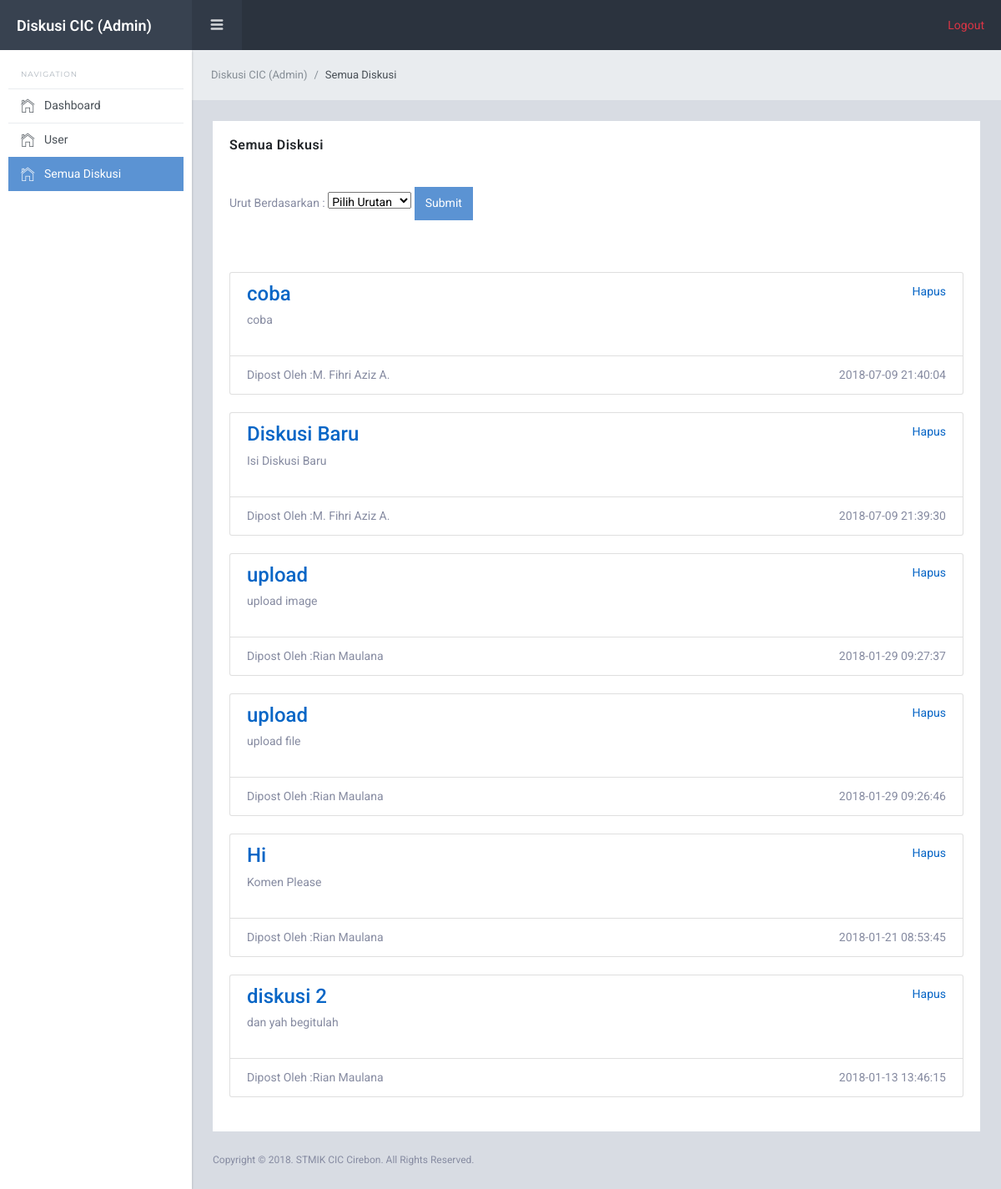
/index.php/admin/all_diskusi, run on the app's committed database.
### tables this page shows
CREATE TABLE `mhs` (
  `id_mhs` int(11) NOT NULL,
  `id_user` int(11) NOT NULL,
  `nim` varchar(10) NOT NULL,
  `nama` varchar(30) NOT NULL,
  `jk` varchar(255) NOT NULL,
  `status` varchar(255) NOT NULL,
  `prodi` varchar(20) NOT NULL,
  `semester` int(11) NOT NULL,
  `email` varchar(30) NOT NULL,
  `alamat` varchar(100) NOT NULL,
  `foto` varchar(255) NOT NULL DEFAULT 'kosong.jpg'
);

CREATE TABLE `diskusi` (
  `id_diskusi` int(11) NOT NULL,
  `judul` varchar(30) NOT NULL,
  `isi` varchar(200) NOT NULL,
  `tgl_post` datetime NOT NULL DEFAULT CURRENT_TIMESTAMP,
  `tambahan` varchar(1) NOT NULL DEFAULT 'T',
  `id_user` int(11) NOT NULL
);

### application/controllers/Admin.php (called while the page is built, shortened)
<?php
class Admin extends CI_Controller {
	function __construct(){
		$this->load->model('M_admin');
	}
	public function all_diskusi(){
		$data['diskusi'] = $this->db->query("SELECT m.nama, d.* FROM mhs m, diskusi d WHERE m.id_user = d.id_user ORDER BY d.tgl_post DESC");
		$this->load->view('Admin/all_diskusi',$data);
	}
}

### index.php (called while the page is built, shortened)
<?php
require_once BASEPATH.'core/CodeIgniter.php';

### application/views/Admin/all_diskusi.php (the view, shortened to what this page needs)
?><!DOCTYPE html>
<html lang="en">
  <head>
    <link href="<?php echo base_url('themes/starlightadmin/template/lib/font-awesome/css/font-awesome.css')?>" rel="stylesheet">
    <link href="<?php echo base_url('themes/starlightadmin/template/lib/Ionicons/css/ionicons.css')?>" rel="stylesheet">
    <link href="<?php echo base_url('themes/starlightadmin/template/lib/perfect-scrollbar/css/perfect-scrollbar.css')?>" rel="stylesheet">
    <link href="<?php echo base_url('themes/starlightadmin/template/lib/rickshaw/rickshaw.min.css')?>" rel="stylesheet">
    <link rel="stylesheet" href="<?php echo base_url('themes/starlightadmin/template/css/starlight.css')?>">
  </head>
  <body>
    <div class="sl-logo"><a href="<?php echo base_url('Admin/Main')?>" style="font-size: 18px;">Diskusi CIC (Admin)</a></div>
    <div class="sl-sideleft">
      <label class="sidebar-label">Navigation</label>
      <div class="sl-sideleft-menu">
        <a href="<?php echo base_url('Admin/Main')?>" class="sl-menu-link">
          <div class="sl-menu-item">
            <i class="menu-item-icon icon ion-ios-home-outline tx-22"></i>
            <span class="menu-item-label">Dashboard</span>
          </div>
        </a>
        <a href="<?php echo base_url('Admin/user/1')?>" class="sl-menu-link">
          <div class="sl-menu-item">
            <i class="menu-item-icon icon ion-ios-home-outline tx-22"></i>
            <span class="menu-item-label">User</span>
          </div>
        </a>
        <a href="<?php echo base_url('Admin/all_diskusi')?>" class="sl-menu-link active">
          <div class="sl-menu-item">
            <i class="menu-item-icon icon ion-ios-home-outline tx-22"></i>
            <span class="menu-item-label">Semua Diskusi</span>
          </div>
        </a>
      </div>
      <br>
    </div>
    <div class="sl-header">
      <div class="sl-header-left">
        <div class="navicon-left hidden-md-down"><a id="btnLeftMenu" href=""><i class="icon ion-navicon-round"></i></a></div>
      </div>
      <div class="sl-header-right">
        <nav class="nav">
            <a href="" class="nav-link nav-link-profile">
            </a>
        </nav>
        <div style="padding-right: 20px">
            <a href="<?php echo base_url('Admin'); ?>" class="text-danger">Logout</a>
        </div>
      </div>
    </div>
    <div class="sl-mainpanel">
      <nav class="breadcrumb sl-breadcrumb">
        <a class="breadcrumb-item" href="<?php echo base_url('Admin/Main')?>">Diskusi CIC (Admin)</a>
        <span class="breadcrumb-item active">Semua Diskusi</span>
      </nav>
      <div class="container">
        <div class="row">
          <div class="sl-pagebody col-sm-12">
            <div class="card">
              <div class="card-body">
                <h6 class="card-title">Semua Diskusi</h6>
                <?php echo form_open('Admin/urutan'); ?>
                <br><p>Urut Berdasarkan :
                <select name="urut">
                  <option label="Pilih Urutan"></option>
                  <option value="terbaru">Terbaru</option>
                </select>
                <button type="submit" class="btn btn-info btn-xs">Submit</button>
                </p><br>
                <?php echo form_close(); ?>
                <?php foreach($diskusi->result() as $r){?>
                <ul class="list-group">
                  <li class="list-group-item">
                    <div style="float: right;">
                      <?php echo "<a href='".base_url()."Admin/hapus_diskusi/".$r->id_diskusi."'>Hapus</a>";?>
                    </div>
                    <?php echo "<a href='".base_url()."Admin/diskusi/".$r->id_diskusi."'><h4>".$r->judul."</h4></a>";?>
                    <p><?php echo $r->isi;?></p>
                  </li>
                  <li class="list-group-item">
                    <div style="float: left;">
                      <p class="card-text">Dipost Oleh :<?php echo $r->nama;?></p>
                    </div>
                    <div style="float: right;">
                      <p class="card-text"><?php echo $r->tgl_post;?></p>
                    </div>
                  </li>
                </ul><br>
                <?php } ?>
                </div>
            </div>
          </div>
        </div>
      </div>
      <footer class="sl-footer">
        <div class="footer-left">
          <div class="mg-b-2">Copyright &copy; 2018. STMIK CIC Cirebon. All Rights Reserved.</div>
        </div>
      </footer>
    </div>
  </body>
</html>

### data on the page
mhs: diskusi.judul "coba", diskusi.isi "coba", nama "M. Fihri Aziz A.", diskusi.tgl_post "2018-07-09 21:40:04", diskusi.judul "Diskusi Baru", diskusi.isi "Isi Diskusi Baru", diskusi.tgl_post "2018-07-09 21:39:30"
mhs: diskusi.judul "upload", diskusi.isi "upload image", nama "Rian Maulana", diskusi.tgl_post "2018-01-29 09:27:37", diskusi.isi "upload file", diskusi.tgl_post "2018-01-29 09:26:46", diskusi.judul "Hi", diskusi.isi "Komen Please", diskusi.tgl_post "2018-01-21 08:53:45", diskusi.judul "diskusi 2", diskusi.isi "dan yah begitulah", diskusi.tgl_post "2018-01-13 13:46:15"
